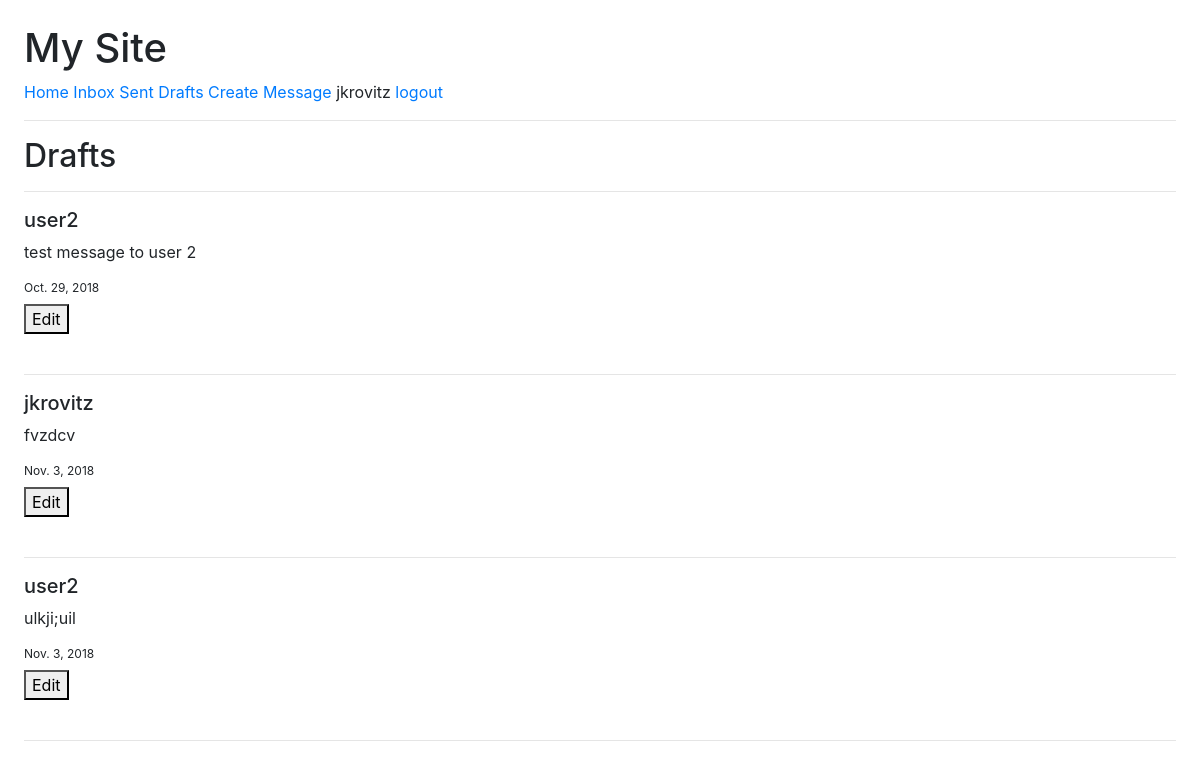
The app's page /drafts (signed in), older data.
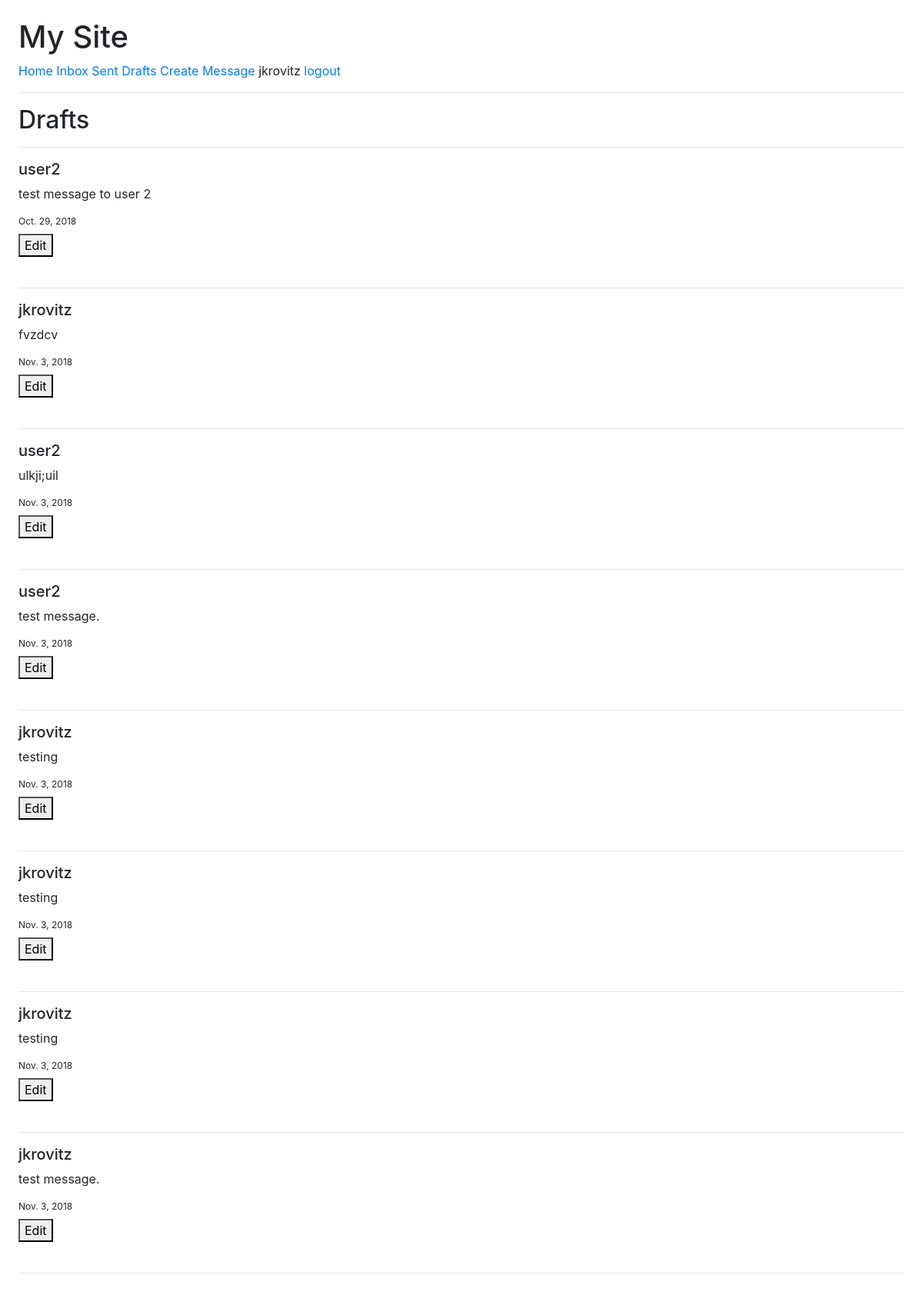
The same page, newer data.
### messenger/models.py (models this page shows)
class Message(models.Model):
    text = models.TextField()
    sent = models.BooleanField()
    date = models.DateField(auto_now_add=True)
    sender = models.ForeignKey(User, related_name='sent', on_delete=models.CASCADE)
    receiver = models.ForeignKey(User, related_name='received', on_delete=models.CASCADE)

### messenger/views.py (the view)
# urls.py: re_path(r'drafts', views.drafts, name='drafts'),
@login_required
def drafts(request):
    filtered_message_objects = Message.objects.filter(sender=request.user, sent=False)
    for draft in filtered_message_objects:
        print(draft)
    return render(request, 'messenger/drafts.html', {'filtered_message_objects': filtered_message_objects})

### messenger/templates/messenger/drafts.html (shortened to what this page needs)
{% extends 'messenger/base.html' %}
{% block content %}
  <h2>Drafts</h2>
    <hr>
    {% for message in filtered_message_objects %}
        <h5>{{ message.receiver }}</h5>
        <p>{{ message.text }}</p>
        <sup>{{ message.date }}</sup>
        <form action="/message_edit.html" method="post" >
            <button name="message_edit" type="submit" value="{{ message.id }}">Edit</button>
        </form>
        <br>
        <hr>
    {% endfor %}
{% endblock %}

### messenger/templates/messenger/base.html (shortened to what this page needs)
<!DOCTYPE html>
<html lang="en">
  <head>
    <link rel="stylesheet" href="https://stackpath.bootstrapcdn.com/bootstrap/4.1.3/css/bootstrap.min.css">
  </head>
  <body>
    <header>
      <h1>My Site</h1>
      {% if user.is_authenticated %}
            <td><a href="/">Home</a></td>
            <td><a href="/inbox">Inbox</a></td>
            <td><a href="/sent">Sent</a></td>
            <td><a href="/drafts">Drafts</a></td>
            <td><a href="/message_create">Create Message</a></td>
            <td>{{ user.username }}</td>
            <td><a href="{% url 'logout' %}">logout</a></td>
      {% else %}
        <a href="{% url 'login' %}">login</a> / <a href="{% url 'signup' %}">signup</a>
      {% endif %}
      <hr>
    </header>
    <main>
      {% block content %}
      {% endblock %}
    </main>
  </body>
</html>

### messenger/templates/messenger/base.html (style rules this page uses)
body { padding: 1.5em; }

Row changes from the older to the newer data that the page shows:
added Message: receiver "user2", text "test message.", date "Nov. 3, 2018", {{ message.id }} 25 (drawn)
added Message: receiver "jkrovitz", text "testing", date "Nov. 3, 2018", {{ message.id }} 26 (drawn)
added Message: receiver "jkrovitz", text "testing", date "Nov. 3, 2018", {{ message.id }} 27 (drawn)
added Message: receiver "jkrovitz", text "testing", date "Nov. 3, 2018", {{ message.id }} 28 (drawn)
added Message: receiver "jkrovitz", text "test message.", date "Nov. 3, 2018", {{ message.id }} 29 (drawn)
